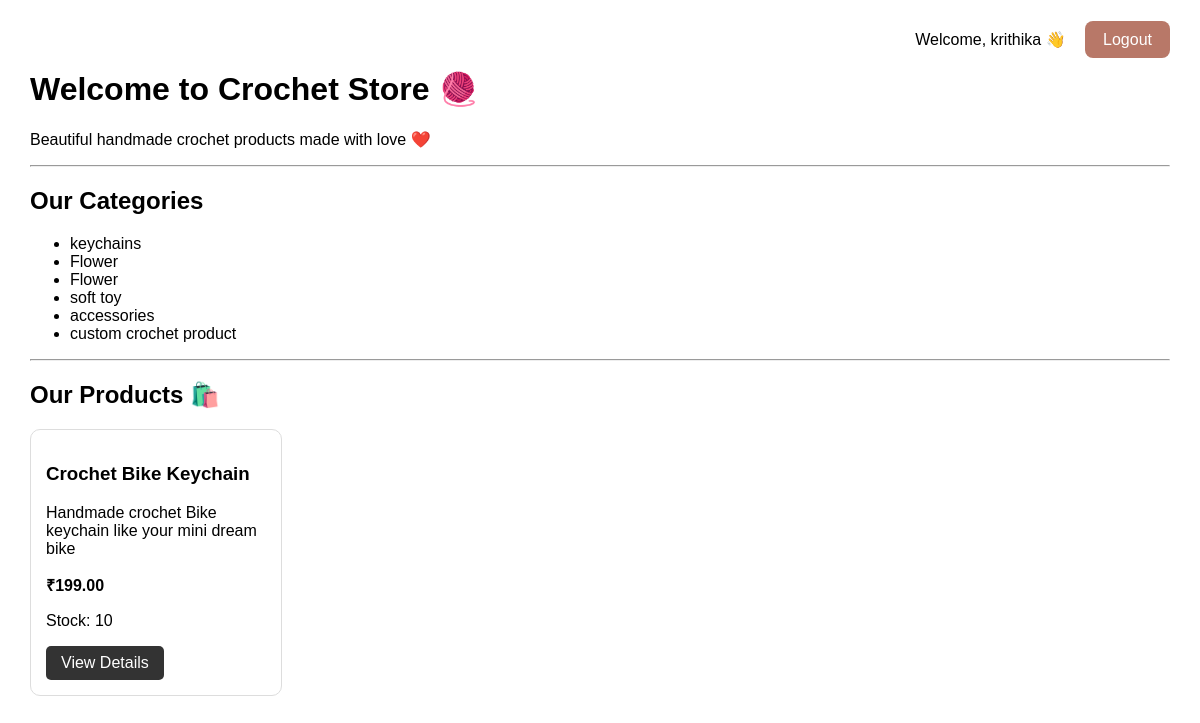
The app's page / (signed in) with its own data.
### crochetapp/models.py (models this page shows, shortened)
class Category(models.Model):
        name = models.CharField(max_length=100)
        description = models.TextField(blank=True)

class Product(models.Model):
        name = models.CharField(max_length=200)
        category = models.ForeignKey(
            Category,
            on_delete=models.CASCADE
        )
        price = models.DecimalField(
            max_digits=10,
            decimal_places=2
        )
        description = models.TextField()
        stock = models.PositiveIntegerField(default=0)
        image = models.ImageField(
            upload_to='products/',
            blank=True,
            null=True
        )
        created_at = models.DateTimeField(auto_now_add=True)

### crochetapp/views.py (the view)
def home(request):
    categories = Category.objects.all()
    products = Product.objects.all()
    return render(request, 'crochetapp/home.html', {
        'categories': categories,
        'products': products
    })

### crochetapp/templates/crochetapp/home.html (shortened to what this page needs)
<!DOCTYPE html>
<html lang="en">
<head>
</head>
<body>
    <div style="text-align: right; margin-bottom: 20px;">
    {% if user.is_authenticated %}
        <span>Welcome, {{ user.username }} 👋</span>
        <a href="{% url 'logout' %}"
           style="margin-left: 15px; padding: 10px 18px; background: #b87868; color: white; text-decoration: none; border-radius: 8px;">
            Logout
        </a>
    {% else %}
        <a href="{% url 'login' %}"
           style="padding: 10px 18px; background: #b87868; color: white; text-decoration: none; border-radius: 8px;">
            Login
        </a>
    {% endif %}
</div>
    <h1>Welcome to Crochet Store 🧶</h1>
    <p>Beautiful handmade crochet products made with love ❤️</p>
    <hr>
    <h2>Our Categories</h2>
    <ul>
        {% for category in categories %}
            <li>{{ category.name }}</li>
        {% endfor %}
    </ul>
    <hr>
    <h2>Our Products 🛍️</h2>
    <div class="products">
        {% for product in products %}
        <div class="product-card">
            <h3>{{ product.name }}</h3>
            <p>{{ product.description }}</p>
            <p class="price">₹{{ product.price }}</p>
            <p>Stock: {{ product.stock }}</p>
            <a href="{% url 'product_detail' product.id %}"
               class="details-button">
                View Details
            </a>
        </div>
        {% empty %}
            <p>No products available yet.</p>
        {% endfor %}
    </div>
</body>
</html>

### crochetapp/templates/crochetapp/home.html (style rules this page uses)
body { font-family: Arial, sans-serif; margin: 30px; }
.products { display: flex; flex-wrap: wrap; gap: 20px; }
.product-card { width: 220px; border: 1px solid #ddd; border-radius: 10px; padding: 15px; }
.price { font-weight: bold; }
.details-button { display: inline-block; padding: 8px 15px; background-color: #333; color: white; text-decoration: none; border-radius: 5px; }

### records on screen
Category: name "keychains"
Category: name "Flower"
Category: name "Flower"
Category: name "soft toy"
Category: name "accessories"
Category: name "custom crochet product"
Product: name "Crochet Bike Keychain", description "Handmade crochet Bike keychain like your mini dream bike", price "199.00", stock "10"

### other values on screen
{{ user.username }} "krithika"
